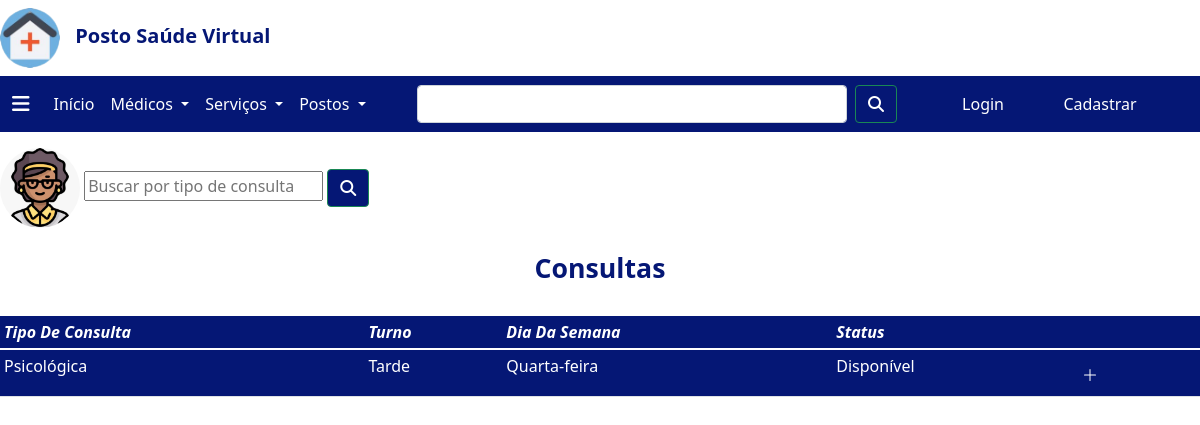
Screenshot of /agendarConsultaP2/ with the database file from the repository.
### agendarConsultaP2/models.py (models this page shows, shortened)
class Agendamento(models.Model):
    tipo_Da_Consulta = models.CharField(max_length=256)
    turno = models.CharField(max_length=256)
    dia_Da_Semana = models.CharField(max_length=256)
    status = models.BooleanField(default=True)

### agendarConsultaP2/views.py (the view)
# urls.py: path('', ListaAgendamentoView.as_view(), name='consulta.index'),
class ListaAgendamentoView(ListView):
    model = Agendamento
    queryset = Agendamento.objects.all().order_by('tipo_Da_Consulta')
    def get_queryset(self):
        queryset = super().get_queryset();
        filtro_tipo_Da_Consulta =self.request.GET.get('tipo_Da_Consulta') or None
        if filtro_tipo_Da_Consulta:
            queryset = queryset.filter(cPF__contains=filtro_tipo_Da_Consulta)
        return queryset

### agendarConsultaP2/templates/agendarConsultaP2/agendamento_list.html (shortened to what this page needs)
{% extends 'menu.html' %}
{% load static %}
{% block content %}
<link rel="stylesheet" href="{% static 'css/agendamento_list.css' %}">
<form action="" method="get" class="form-busca">
  <img class="atendente-img" src="{% static 'img/atendente.png' %}">
  <input type="text" name="tipo_Da_Consulta" placeholder="Buscar por tipo de consulta" id="busca">
  <button id="botao-pesquisa" class="btn btn-outline-success" type="submit"><i class="fa-solid fa-magnifying-glass"></i></button>
</form>
<div class="table-responsive">
    <br>
    <h1> <center><b>Consultas</b></center></h1>
    <br>
    <table class="table table-blue table-sm">
        <thead>
            <tr>
                <th><i>Tipo De Consulta</i></th>
                <th><i>Turno</i></th>
                <th><i>Dia Da Semana</i></th>
                <th><i>Status</i></th>
                <th></th>
            </tr>
        </thead>
        <tbody>
            {% for agendamento in object_list %}
            <tr>
                <td>{{ agendamento.tipo_Da_Consulta }}</td>
                <td>{{ agendamento.turno }}</td>
                <td>{{ agendamento.dia_Da_Semana }}</td>
                <td>
                    {% if agendamento.status %}
                        Disponível
                    {% else %}
                        Não Disponível
                    {% endif %}
                </td>
                <td>
                    <button type="button" class="btn btn" data-bs-toggle="modal" data-bs-target="#exampleModal">
                        <svg xmlns="http://www.w3.org/2000/svg" width="16" height="16" fill="currentColor" class="bi bi-plus-lg" viewBox="0 0 16 16">
                            <path fill-rule="evenodd" d="M8 2a.5.5 0 0 1 .5.5v5h5a.5.5 0 0 1 0 1h-5v5a.5.5 0 0 1-1 0v-5h-5a.5.5 0 0 1 0-1h5v-5A.5.5 0 0 1 8 2Z"/>
                          </svg>
                    </button>
            </tr>
            {% endfor %}
        </tbody>
    </table>
</div>
{% endblock %}

### static/css/menu.css (style rules this page uses)
.btn { background: none; color: #ffffff; }

### static/css/agendamento_list.css (style rules this page uses)
.atendente-img { height: 10vh; border-radius: 100%; }
.form-busca { margin-top: 1em; }
#botao-pesquisa { background-color: #051775; }
table { background-color: #051775; }
thead { color:white; }
tbody { color: white; }
h1 { color: #051775; font-size: 20pt; }
.fa-solid { color:white; }

### rows the page displays
Agendamento: tipo_Da_Consulta "Psicológica", turno "Tarde", dia_Da_Semana "Quarta-feira", status "Disponível"
